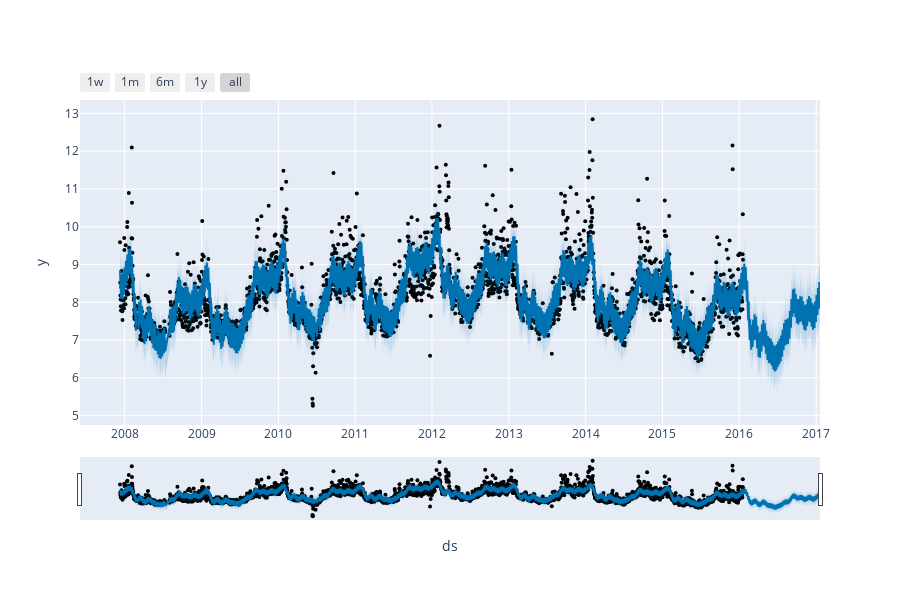
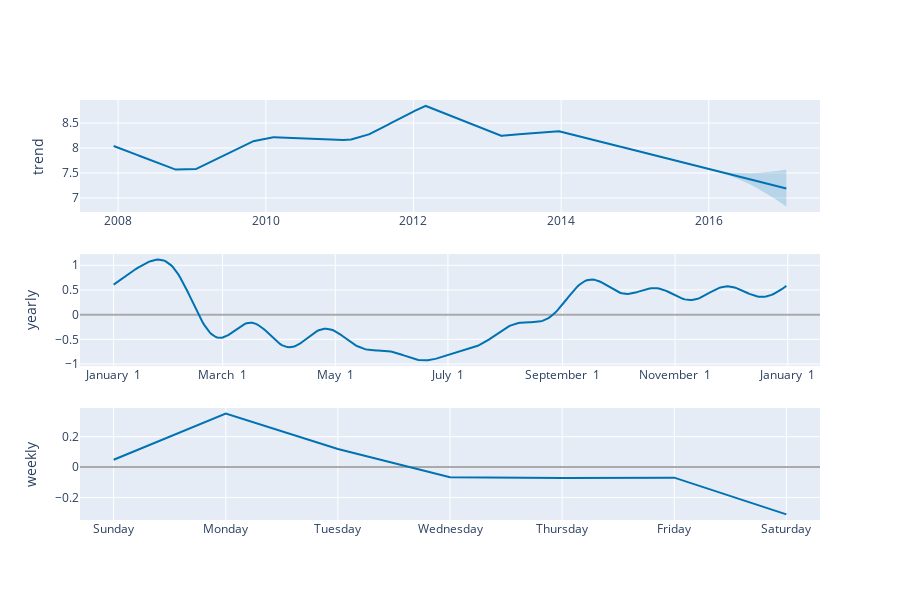

Here is the notebook cell these charts were saved with, in order:
### Code cell
m1, forecast1, forecast_plot1, component_plot1 = fit_prophet(df)
cv_df, prophet_accuracy_df = eval_prophet(m1)
# show plots
forecast_plot1.show()
component_plot1.show()
print(prophet_accuracy_df.describe())

### Figure 1 — Plotly figure (JSON) as saved in the notebook; plotly's stock layout.template omitted (floating-point values rounded to 4 significant figures; data arrays with more than 128 entries replaced by an {"elided": "..."} marker saying what was removed)
{"data": [{"marker": {"color": "black", "size": 4}, "mode": "markers", "name": "Actual", "type": "scatter", "x": {"elided": "2905 str values"}, "y": {"elided": "2905 float values"}}, {"hoverinfo": "skip", "line": {"width": 0}, "mode": "lines", "type": "scatter", "x": {"elided": "3270 str values"}, "y": {"elided": "3270 float values"}}, {"fill": "tonexty", "fillcolor": "rgba(0, 114, 178, 0.2)", "line": {"color": "#0072B2", "width": 2}, "mode": "lines", "name": "Predicted", "type": "scatter", "x": {"elided": "3270 str values"}, "y": {"elided": "3270 float values"}}, {"fill": "tonexty", "fillcolor": "rgba(0, 114, 178, 0.2)", "hoverinfo": "skip", "line": {"width": 0}, "mode": "lines", "type": "scatter", "x": {"elided": "3270 str values"}, "y": {"elided": "3270 float values"}}], "layout": {"height": 600, "showlegend": false, "width": 900, "xaxis": {"rangeselector": {"buttons": [{"count": 7, "label": "1w", "step": "day", "stepmode": "backward"}, {"count": 1, "label": "1m", "step": "month", "stepmode": "backward"}, {"count": 6, "label": "6m", "step": "month", "stepmode": "backward"}, {"count": 1, "label": "1y", "step": "year", "stepmode": "backward"}, {"step": "all"}]}, "rangeslider": {"visible": true}, "title": {"text": "ds"}, "type": "date"}, "yaxis": {"title": {"text": "y"}}}}

### Figure 2 — Plotly figure (JSON) as saved in the notebook; plotly's stock layout.template omitted (floating-point values rounded to 4 significant figures; data arrays with more than 128 entries replaced by an {"elided": "..."} marker saying what was removed)
{"data": [{"line": {"color": "#0072B2", "width": 2}, "mode": "lines", "name": "trend", "type": "scatter", "x": {"elided": "3270 str values"}, "xaxis": "x", "y": {"elided": "3270 float values"}, "yaxis": "y"}, {"line": {"color": "rgba(0, 114, 178, 0.2)", "width": 0}, "mode": "lines", "name": "trend_upper", "type": "scatter", "x": {"elided": "3270 str values"}, "xaxis": "x", "y": {"elided": "3270 float values"}, "yaxis": "y"}, {"fill": "tonexty", "fillcolor": "rgba(0, 114, 178, 0.2)", "line": {"color": "rgba(0, 114, 178, 0.2)", "width": 0}, "mode": "lines", "name": "trend_lower", "type": "scatter", "x": {"elided": "3270 str values"}, "xaxis": "x", "y": {"elided": "3270 float values"}, "yaxis": "y"}, {"line": {"color": "#0072B2", "width": 2}, "mode": "lines", "name": "yearly", "type": "scatter", "x": {"elided": "365 str values"}, "xaxis": "x2", "y": {"elided": "365 float values"}, "yaxis": "y2"}, {"line": {"color": "#0072B2", "width": 2}, "mode": "lines", "name": "weekly", "type": "scatter", "x": ["2017-01-01T00:00:00", "2017-01-02T00:00:00", "2017-01-03T00:00:00", "2017-01-04T00:00:00", "2017-01-05T00:00:00", "2017-01-06T00:00:00", "2017-01-07T00:00:00"], "xaxis": "x3", "y": [0.0483, 0.3523, 0.1196, -0.06666, -0.07226, -0.06957, -0.3117], "yaxis": "y3"}], "layout": {"height": 600, "showlegend": false, "width": 900, "xaxis": {"anchor": "y", "domain": [0, 1], "range": ["2007-06-26T14:24:00", "2017-07-04T09:36:00"], "type": "date"}, "xaxis2": {"anchor": "y2", "domain": [0, 1], "range": ["2016-12-13T18:54:02.958904115", "2018-01-18T11:04:57.863013581"], "tickformat": "%B %e", "type": "date"}, "xaxis3": {"anchor": "y3", "domain": [0, 1], "range": ["2016-12-31T16:48:00", "2017-01-07T07:12:00"], "tickformat": "%A", "type": "date"}, "yaxis": {"anchor": "x", "domain": [0.7333, 1], "rangemode": "normal", "title": {"text": "trend"}, "zerolinecolor": "#AAA"}, "yaxis2": {"anchor": "x2", "domain": [0.3667, 0.6333], "title": {"text": "yearly"}, "zerolinecolor": "#AAA"}, "yaxis3": {"anchor": "x3", "domain": [0, 0.2667], "title": {"text": "weekly"}, "zerolinecolor": "#AAA"}}}
